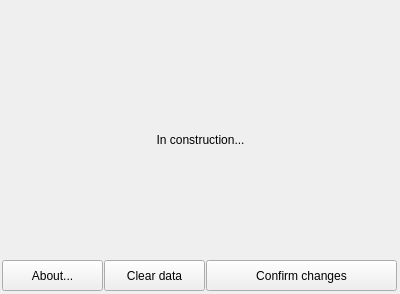
<?xml version="1.0" encoding="UTF-8"?>
<ui version="4.0">
 <class>settings</class>
 <widget class="QWidget" name="settings">
  <property name="geometry">
   <rect>
    <x>0</x>
    <y>0</y>
    <width>400</width>
    <height>294</height>
   </rect>
  </property>
  <property name="windowTitle">
   <string>Vestnik settings</string>
  </property>
  <widget class="QPushButton" name="aboutButton">
   <property name="geometry">
    <rect>
     <x>2</x>
     <y>260</y>
     <width>101</width>
     <height>31</height>
    </rect>
   </property>
   <property name="text">
    <string>About...</string>
   </property>
  </widget>
  <widget class="QPushButton" name="clearData">
   <property name="geometry">
    <rect>
     <x>104</x>
     <y>260</y>
     <width>101</width>
     <height>31</height>
    </rect>
   </property>
   <property name="text">
    <string>Clear data</string>
   </property>
  </widget>
  <widget class="QPushButton" name="saveSettings">
   <property name="geometry">
    <rect>
     <x>206</x>
     <y>260</y>
     <width>191</width>
     <height>31</height>
    </rect>
   </property>
   <property name="text">
    <string>Confirm changes</string>
   </property>
  </widget>
  <widget class="QLabel" name="label">
   <property name="geometry">
    <rect>
     <x>10</x>
     <y>130</y>
     <width>381</width>
     <height>20</height>
    </rect>
   </property>
   <property name="text">
    <string>In construction...</string>
   </property>
   <property name="alignment">
    <set>Qt::AlignCenter</set>
   </property>
  </widget>
 </widget>
 <resources/>
 <connections/>
</ui>
